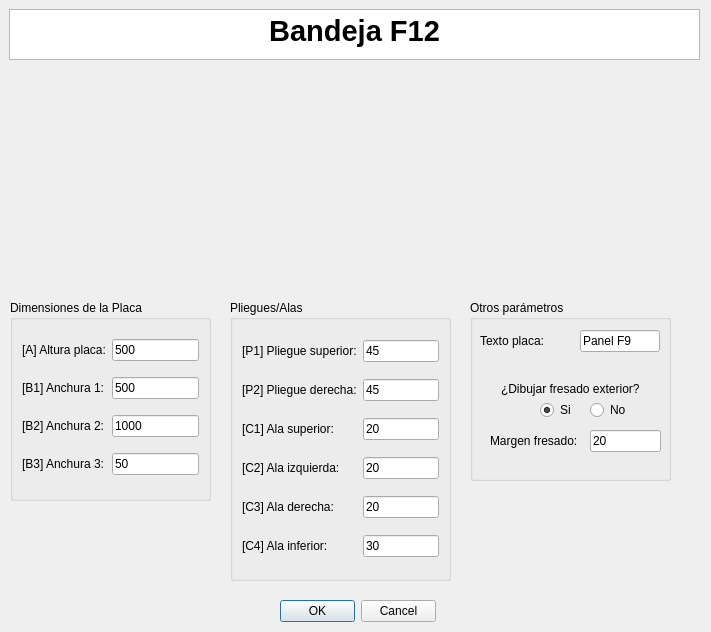
<?xml version="1.0" encoding="UTF-8"?>
<ui version="4.0">
 <class>MyPositionDialog</class>
 <widget class="QDialog" name="MyPositionDialog">
  <property name="geometry">
   <rect>
    <x>0</x>
    <y>0</y>
    <width>711</width>
    <height>632</height>
   </rect>
  </property>
  <property name="windowTitle">
   <string>Enter Position</string>
  </property>
  <property name="whatsThis">
   <string>&lt;html&gt;&lt;head/&gt;&lt;body&gt;&lt;p&gt;Esta ventana de KSDpanel te permite introducir todas las medidas correspondientes del panel seleccionado.&lt;/p&gt;&lt;p&gt;Recuerda que todas las medidas deben de ir en milimetros (mm).&lt;/p&gt;&lt;/body&gt;&lt;/html&gt;</string>
  </property>
  <widget class="QDialogButtonBox" name="buttonBox">
   <property name="geometry">
    <rect>
     <x>280</x>
     <y>600</y>
     <width>156</width>
     <height>23</height>
    </rect>
   </property>
   <property name="orientation">
    <enum>Qt::Horizontal</enum>
   </property>
   <property name="standardButtons">
    <set>QDialogButtonBox::Cancel|QDialogButtonBox::Ok</set>
   </property>
  </widget>
  <widget class="QTextBrowser" name="textBrowser">
   <property name="geometry">
    <rect>
     <x>9</x>
     <y>9</y>
     <width>691</width>
     <height>51</height>
    </rect>
   </property>
   <property name="html">
    <string>&lt;!DOCTYPE HTML PUBLIC &quot;-//W3C//DTD HTML 4.0//EN&quot; &quot;http://www.w3.org/TR/REC-html40/strict.dtd&quot;&gt;
&lt;html&gt;&lt;head&gt;&lt;meta name=&quot;qrichtext&quot; content=&quot;1&quot; /&gt;&lt;style type=&quot;text/css&quot;&gt;
p, li { white-space: pre-wrap; }
&lt;/style&gt;&lt;/head&gt;&lt;body style=&quot; font-family:'MS Shell Dlg 2'; font-size:8.25pt; font-weight:400; font-style:normal;&quot;&gt;
&lt;p align=&quot;center&quot; style=&quot; margin-top:0px; margin-bottom:0px; margin-left:0px; margin-right:0px; -qt-block-indent:0; text-indent:0px;&quot;&gt;&lt;span style=&quot; font-size:22pt; font-weight:600;&quot;&gt;Bandeja F12&lt;/span&gt;&lt;/p&gt;&lt;/body&gt;&lt;/html&gt;</string>
   </property>
  </widget>
  <widget class="QGroupBox" name="groupBox_2">
   <property name="geometry">
    <rect>
     <x>230</x>
     <y>300</y>
     <width>221</width>
     <height>281</height>
    </rect>
   </property>
   <property name="styleSheet">
    <string notr="true">font: 10pt &quot;MS Shell Dlg 2&quot;;</string>
   </property>
   <property name="title">
    <string>Pliegues/Alas</string>
   </property>
   <layout class="QGridLayout" name="gridLayout_2">
    <item row="4" column="0">
     <widget class="QLabel" name="label_19">
      <property name="text">
       <string>[C2] Ala izquierda:</string>
      </property>
     </widget>
    </item>
    <item row="2" column="0">
     <widget class="QLabel" name="label_14">
      <property name="text">
       <string>[P2] Pliegue derecha:</string>
      </property>
     </widget>
    </item>
    <item row="3" column="0">
     <widget class="QLabel" name="label_11">
      <property name="text">
       <string>[C1] Ala superior:</string>
      </property>
     </widget>
    </item>
    <item row="7" column="1">
     <widget class="QLineEdit" name="alaInferiorUI">
      <property name="text">
       <string>30</string>
      </property>
     </widget>
    </item>
    <item row="0" column="0">
     <widget class="QLabel" name="label_13">
      <property name="text">
       <string>[P1] Pliegue superior:</string>
      </property>
     </widget>
    </item>
    <item row="3" column="1">
     <widget class="QLineEdit" name="alaSuperiorUI">
      <property name="text">
       <string>20</string>
      </property>
     </widget>
    </item>
    <item row="7" column="0">
     <widget class="QLabel" name="label_12">
      <property name="text">
       <string>[C4] Ala inferior:</string>
      </property>
     </widget>
    </item>
    <item row="0" column="1">
     <widget class="QLineEdit" name="pliegueSuperiorUI">
      <property name="text">
       <string>45</string>
      </property>
     </widget>
    </item>
    <item row="4" column="1">
     <widget class="QLineEdit" name="alaIzquierdaUI">
      <property name="text">
       <string>20</string>
      </property>
     </widget>
    </item>
    <item row="2" column="1">
     <widget class="QLineEdit" name="pliegueDerUI">
      <property name="text">
       <string>45</string>
      </property>
     </widget>
    </item>
    <item row="6" column="1">
     <widget class="QLineEdit" name="alaDerechaUI">
      <property name="text">
       <string>20</string>
      </property>
     </widget>
    </item>
    <item row="6" column="0">
     <widget class="QLabel" name="label_20">
      <property name="text">
       <string>[C3] Ala derecha:</string>
      </property>
     </widget>
    </item>
   </layout>
  </widget>
  <widget class="QLabel" name="imagenPanelUI">
   <property name="geometry">
    <rect>
     <x>110</x>
     <y>70</y>
     <width>481</width>
     <height>211</height>
    </rect>
   </property>
   <property name="text">
    <string/>
   </property>
   <property name="pixmap">
    <pixmap>../imagenes/REF_016cotas.jpg</pixmap>
   </property>
   <property name="scaledContents">
    <bool>true</bool>
   </property>
   <property name="wordWrap">
    <bool>false</bool>
   </property>
   <property name="margin">
    <number>0</number>
   </property>
   <property name="openExternalLinks">
    <bool>false</bool>
   </property>
  </widget>
  <widget class="QGroupBox" name="groupBox_3">
   <property name="geometry">
    <rect>
     <x>10</x>
     <y>300</y>
     <width>201</width>
     <height>201</height>
    </rect>
   </property>
   <property name="styleSheet">
    <string notr="true">font: 10pt &quot;MS Shell Dlg 2&quot;;</string>
   </property>
   <property name="title">
    <string>Dimensiones de la Placa</string>
   </property>
   <layout class="QGridLayout" name="gridLayout">
    <item row="3" column="2">
     <widget class="QLineEdit" name="anchura3UI">
      <property name="text">
       <string>50</string>
      </property>
     </widget>
    </item>
    <item row="1" column="1">
     <widget class="QLabel" name="label_4">
      <property name="text">
       <string>[B1] Anchura 1:</string>
      </property>
     </widget>
    </item>
    <item row="2" column="1">
     <widget class="QLabel" name="label_22">
      <property name="text">
       <string>[B2] Anchura 2:</string>
      </property>
     </widget>
    </item>
    <item row="2" column="2">
     <widget class="QLineEdit" name="anchura2UI">
      <property name="text">
       <string>1000</string>
      </property>
     </widget>
    </item>
    <item row="3" column="1">
     <widget class="QLabel" name="label_26">
      <property name="text">
       <string>[B3] Anchura 3:</string>
      </property>
     </widget>
    </item>
    <item row="0" column="2">
     <widget class="QLineEdit" name="alturaPlacaUI">
      <property name="text">
       <string>500</string>
      </property>
     </widget>
    </item>
    <item row="0" column="1">
     <widget class="QLabel" name="label_8">
      <property name="text">
       <string>[A] Altura placa:</string>
      </property>
     </widget>
    </item>
    <item row="1" column="2">
     <widget class="QLineEdit" name="anchura1UI">
      <property name="text">
       <string>500</string>
      </property>
     </widget>
    </item>
   </layout>
  </widget>
  <widget class="QGroupBox" name="groupBox_4">
   <property name="geometry">
    <rect>
     <x>470</x>
     <y>300</y>
     <width>201</width>
     <height>181</height>
    </rect>
   </property>
   <property name="styleSheet">
    <string notr="true">font: 10pt &quot;MS Shell Dlg 2&quot;;</string>
   </property>
   <property name="title">
    <string>Otros parámetros</string>
   </property>
   <widget class="QLabel" name="label">
    <property name="geometry">
     <rect>
      <x>10</x>
      <y>30</y>
      <width>95</width>
      <height>22</height>
     </rect>
    </property>
    <property name="text">
     <string>Texto placa:</string>
    </property>
   </widget>
   <widget class="QLineEdit" name="textoDescriptivoA0UI">
    <property name="geometry">
     <rect>
      <x>110</x>
      <y>30</y>
      <width>80</width>
      <height>22</height>
     </rect>
    </property>
    <property name="text">
     <string>Panel F9</string>
    </property>
   </widget>
   <widget class="QRadioButton" name="noCrearFresadoUI">
    <property name="geometry">
     <rect>
      <x>120</x>
      <y>100</y>
      <width>38</width>
      <height>20</height>
     </rect>
    </property>
    <property name="text">
     <string>No</string>
    </property>
   </widget>
   <widget class="QLineEdit" name="margenFresadoUI">
    <property name="geometry">
     <rect>
      <x>120</x>
      <y>130</y>
      <width>71</width>
      <height>22</height>
     </rect>
    </property>
    <property name="text">
     <string>20</string>
    </property>
   </widget>
   <widget class="QRadioButton" name="crearFresadoUI">
    <property name="geometry">
     <rect>
      <x>70</x>
      <y>100</y>
      <width>34</width>
      <height>20</height>
     </rect>
    </property>
    <property name="text">
     <string>Si</string>
    </property>
    <property name="checked">
     <bool>true</bool>
    </property>
   </widget>
   <widget class="QLabel" name="label_2">
    <property name="geometry">
     <rect>
      <x>31</x>
      <y>81</y>
      <width>148</width>
      <height>16</height>
     </rect>
    </property>
    <property name="mouseTracking">
     <bool>false</bool>
    </property>
    <property name="text">
     <string>¿Dibujar fresado exterior?</string>
    </property>
    <property name="buddy">
     <cstring>label_2</cstring>
    </property>
   </widget>
   <widget class="QLabel" name="label_3">
    <property name="geometry">
     <rect>
      <x>20</x>
      <y>130</y>
      <width>107</width>
      <height>22</height>
     </rect>
    </property>
    <property name="text">
     <string>Margen fresado:</string>
    </property>
   </widget>
  </widget>
  <zorder>groupBox_2</zorder>
  <zorder>buttonBox</zorder>
  <zorder>textBrowser</zorder>
  <zorder>imagenPanelUI</zorder>
  <zorder>groupBox_3</zorder>
  <zorder>groupBox_4</zorder>
 </widget>
 <resources/>
 <connections>
  <connection>
   <sender>buttonBox</sender>
   <signal>accepted()</signal>
   <receiver>MyPositionDialog</receiver>
   <slot>accept()</slot>
   <hints>
    <hint type="sourcelabel">
     <x>248</x>
     <y>254</y>
    </hint>
    <hint type="destinationlabel">
     <x>157</x>
     <y>274</y>
    </hint>
   </hints>
  </connection>
  <connection>
   <sender>buttonBox</sender>
   <signal>rejected()</signal>
   <receiver>MyPositionDialog</receiver>
   <slot>reject()</slot>
   <hints>
    <hint type="sourcelabel">
     <x>316</x>
     <y>260</y>
    </hint>
    <hint type="destinationlabel">
     <x>286</x>
     <y>274</y>
    </hint>
   </hints>
  </connection>
 </connections>
</ui>
